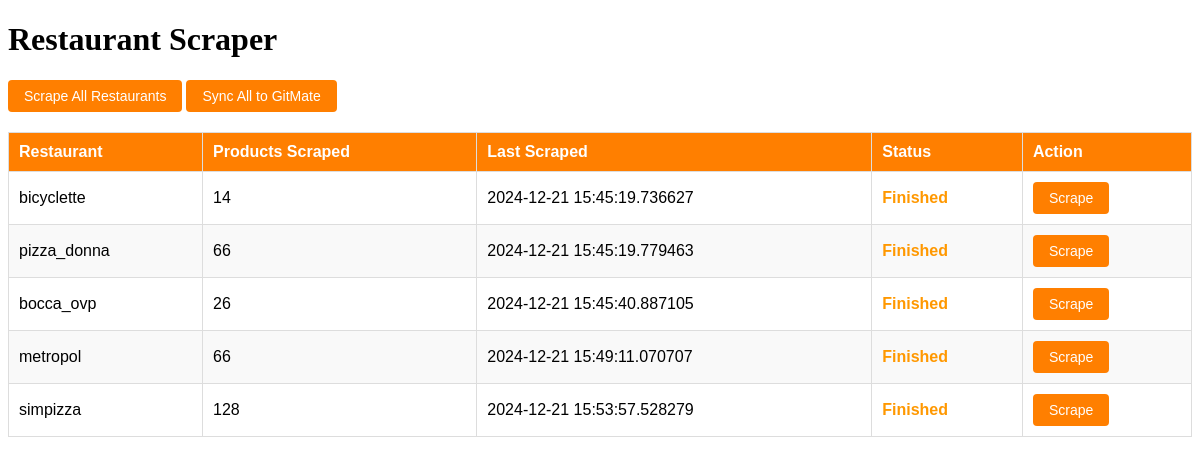
The app's page /update-scraper-info with its own data.
### tables this page shows
CREATE TABLE scrapers (
                        id INTEGER PRIMARY KEY AUTOINCREMENT,
                        name TEXT UNIQUE NOT NULL,
                        products_count INTEGER,
                        last_scraped TIMESTAMP,
                        status TEXT DEFAULT 'Never Run'
                    );

### website/app.py (the view)
@app.route("/update-scraper-info")
def update_scraper_info_page():
    scraper_info = get_scraper_info()
    return render_template("index.html", scraper_info=scraper_info)

### website/app.py (called while the page is built)
def get_scraper_info():
    with sqlite3.connect(DATABASE) as conn:
        cursor = conn.cursor()
        cursor.execute("SELECT name, products_count, last_scraped, status FROM scrapers")
        return cursor.fetchall()

### website/templates/index.html (shortened to what this page needs)
<!DOCTYPE html>
<html lang="en">
<head>
</head>
<body>
    <div>
        <h1>Restaurant Scraper</h1>
        <button onclick="scrapeAllRestaurants()">Scrape All Restaurants</button>
        <button onclick="syncAll()">Sync All to GitMate</button>
    </div>
    <div>
        <table id="scraper-table">
            <thead>
                <tr>
                    <th>Restaurant</th>
                    <th>Products Scraped</th>
                    <th>Last Scraped</th>
                    <th>Status</th>
                    <th>Action</th>
                </tr>
            </thead>
            <tbody>
                {% for scraper in scraper_info %}
                <tr>
                    <td>{{ scraper[0] }}</td>
                    <td>{{ scraper[1] }}</td>
                    <td>{{ scraper[2] }}</td>
                    <td class="status {% if scraper[3] == 'running' %}running{% elif scraper[3] == 'finished' %}finished{% else %}never-run{% endif %}">{{ scraper[3] }}</td>
                    <td><button onclick="scrapeRestaurant('{{ scraper[0] }}')">Scrape</button></td>
                </tr>
                {% endfor %}
            </tbody>
        </table>
    </div>
</body>
</html>

### website/templates/index.html (style rules this page uses)
table { width: 100%; border-collapse: collapse; margin: 20px 0; font-family: Arial, sans-serif; text-align: left; }
th, td { padding: 10px; border: 1px solid #ddd; text-align: left; }
th { background-color: #ff7f00; color: white; font-weight: bold; }
tr:nth-child(even) { background-color: #f9f9f9; }
button { background-color: #ff7f00; color: white; padding: 8px 16px; border: none; cursor: pointer; font-size: 14px; border-radius: 4px; transition: background-color 0.3s ease; }
.status { font-weight: bold; color: #333; }
.status.never-run { color: #ff9800; }

### records on screen
scrapers: name "bicyclette", products_count "14", last_scraped "2024-12-21 15:45:19.736627", status "Finished"
scrapers: name "pizza_donna", products_count "66", last_scraped "2024-12-21 15:45:19.779463", status "Finished"
scrapers: name "bocca_ovp", products_count "26", last_scraped "2024-12-21 15:45:40.887105", status "Finished"
scrapers: name "metropol", products_count "66", last_scraped "2024-12-21 15:49:11.070707", status "Finished"
scrapers: name "simpizza", products_count "128", last_scraped "2024-12-21 15:53:57.528279", status "Finished"
